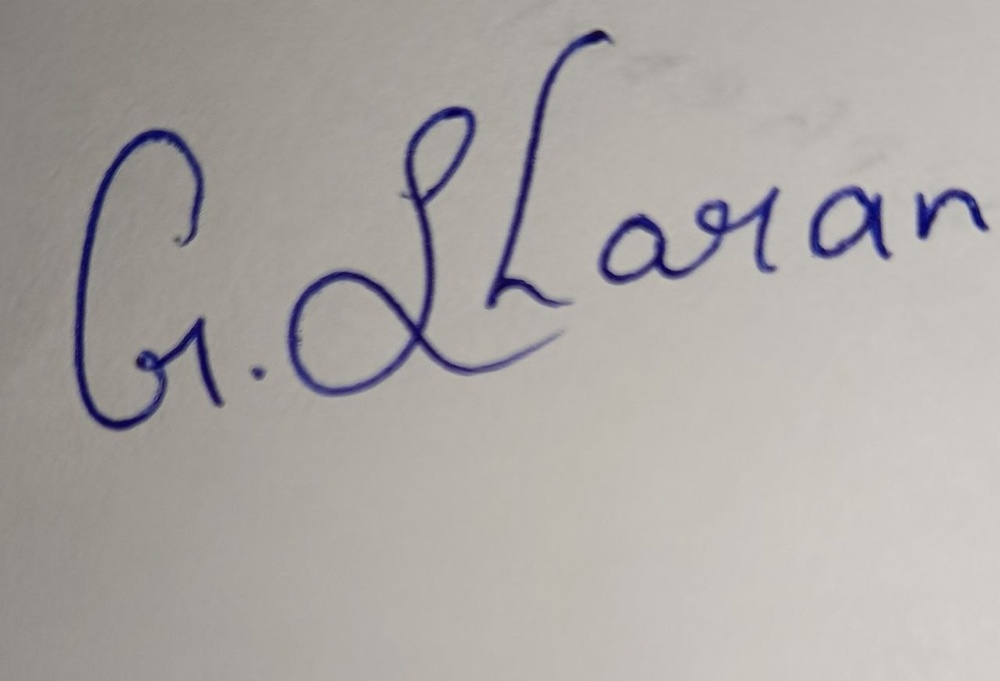
#> input picture ComputerVision/images/sign.jpg, 1000 x 681 px, shrunk from 1280 x 872 before the run, found by its file name
$ python Image_proecessing_fundamentals.py
#> lines starting #> are read from the running program, lines starting #| are printed output that depends on the picture
import cv2


img2 = cv2.imread('D:\ML-DL-learns\ComputerVision\images\sign.jpg')
#> img2 is the input picture: shape (681, 1000, 3); mean B, G, R 164.4, 167.2, 171.3


# average blur (mean Blur)
#Average blur replaces each pixel with the average value of its neighboring pixels
#New pixel = average of surrounding pixels


blur  = cv2.blur(img2,(15,15))
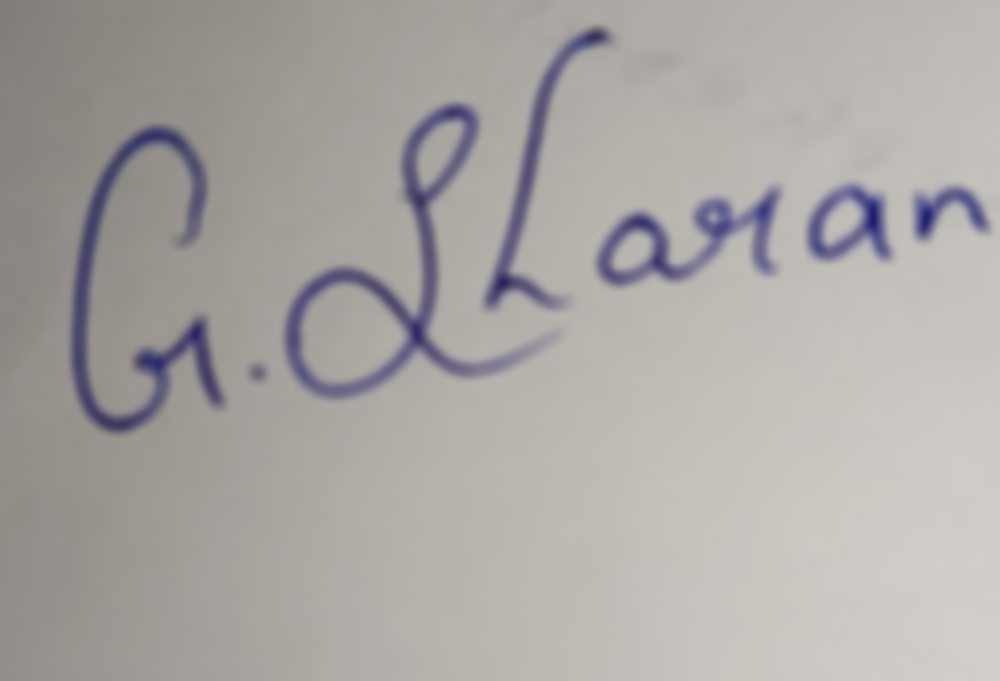
#> blur: shape (681, 1000, 3); mean B, G, R 164.4, 167.2, 171.3

"""
why we use the averge blur
-Removes simple noise

-Smooths an image

When to use it

Use Average Blur when:

- Noise is small and random
- You only need basic smoothing


"""

cv2.imshow("averageBlur : ", blur)


# Gaussian Blur
#Gaussian blur uses a Gaussian distribution (bell curve).

#Nearby pixels have higher weight, far pixels have lower weight.


blur2 = cv2.GaussianBlur(img2, (15,15),0)


cv2.imshow("Gausian_blur :", blur2)

"""
Why we use it

Gaussian blur:

-removes Gaussian noise
-smooths images naturally
-preserves structures better than average blur

When to use it

Use Gaussian blur before:

Edge detection (Canny)

Object detection

Feature detection

Image segmentation.

"""


# median blur
#Median blur replaces a pixel with the median value of surrounding pixels.

blur3  = cv2.medianBlur(img2, 5)
#Median filter is excellent for removing impulse noise.

cv2.imshow("Median Blur: ", blur3)


# bilateral filter

#Bilateral filtering performs edge-preserving smoothing.
# it is like a if the pixels are same it wont blur it , edges are presevesd so we an cartooon like a smoothing


blur4 = cv2.bilateralFilter(img2 , 9,75,75)
"""
the parameter in the bilater fiter
9  → neighborhood size
75 → color similarity
75 → spatial distance

why we use this filter:

-removes noise
-keeps edges sharp

when we use it :

-edges must be preserved
- you want cartoon-like smoothing
-  segmentation tasks

"""
cv2.imshow(blur4)

cv2.waitKey(0)

cv2.destroyAllWindows()
